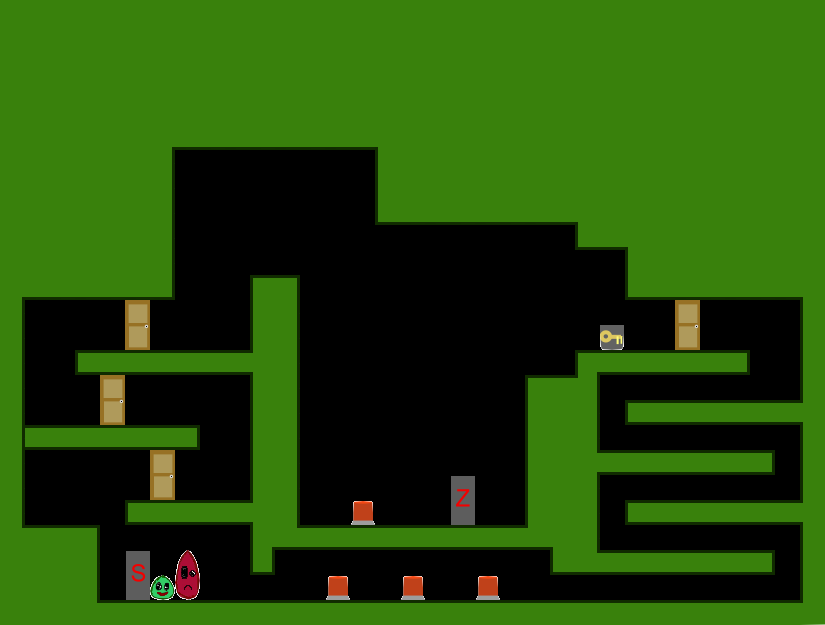

Rendered tile map (Tiled .tmx) drawn with the repository's tilesets; below, a short description and the map source with its tile grids summarised:
An orthogonal 33x25 tile map with 25x25 px tiles, 1 tile layer (Kachelebene 1).

<map version="1.0" orientation="orthogonal" width="33" height="25" tilewidth="25" tileheight="25">
 <tileset firstgid="1" name="Tileset" tilewidth="25" tileheight="25">
  <image source="../img/Tileset.png" width="400" height="250" />
 </tileset>
 <layer name="Kachelebene 1" width="33" height="25">
  <properties>
   <property name="Door1" value="19&amp;23" />
   <property name="Door2" value="16&amp;23" />
   <property name="Door3" value="13&amp;23" />
   <property name="Door4" value="14&amp;20" />
  </properties>
  <data>[825 cells, 515 non-empty, 36 distinct tile ids]</data>
 </layer>
</map>
